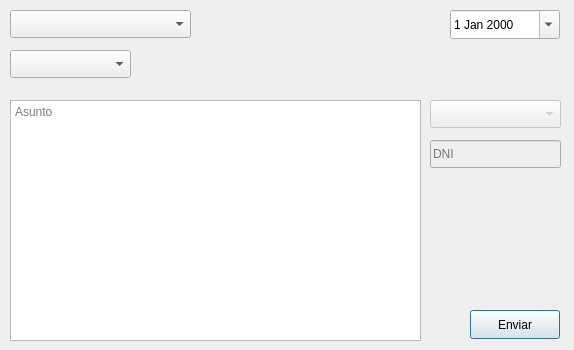
<?xml version="1.0" encoding="UTF-8"?>
<ui version="4.0">
 <class>Dialog</class>
 <widget class="QDialog" name="Dialog">
  <property name="geometry">
   <rect>
    <x>0</x>
    <y>0</y>
    <width>574</width>
    <height>350</height>
   </rect>
  </property>
  <property name="windowTitle">
   <string>Dialog</string>
  </property>
  <widget class="QComboBox" name="cbMateria">
   <property name="geometry">
    <rect>
     <x>10</x>
     <y>10</y>
     <width>181</width>
     <height>28</height>
    </rect>
   </property>
   <property name="placeholderText">
    <string>Materia</string>
   </property>
  </widget>
  <widget class="QDateEdit" name="deFecha">
   <property name="geometry">
    <rect>
     <x>450</x>
     <y>10</y>
     <width>110</width>
     <height>29</height>
    </rect>
   </property>
   <property name="dateTime">
    <datetime>
     <hour>3</hour>
     <minute>0</minute>
     <second>0</second>
     <year>2000</year>
     <month>1</month>
     <day>1</day>
    </datetime>
   </property>
   <property name="maximumDateTime">
    <datetime>
     <hour>3</hour>
     <minute>0</minute>
     <second>0</second>
     <year>2026</year>
     <month>12</month>
     <day>31</day>
    </datetime>
   </property>
   <property name="minimumDateTime">
    <datetime>
     <hour>3</hour>
     <minute>0</minute>
     <second>0</second>
     <year>2000</year>
     <month>1</month>
     <day>1</day>
    </datetime>
   </property>
   <property name="calendarPopup">
    <bool>true</bool>
   </property>
  </widget>
  <widget class="QComboBox" name="cbMotivo">
   <property name="geometry">
    <rect>
     <x>10</x>
     <y>50</y>
     <width>121</width>
     <height>28</height>
    </rect>
   </property>
   <property name="placeholderText">
    <string>Motivo</string>
   </property>
  </widget>
  <widget class="QPlainTextEdit" name="cuadroTexto">
   <property name="geometry">
    <rect>
     <x>10</x>
     <y>100</y>
     <width>411</width>
     <height>241</height>
    </rect>
   </property>
   <property name="placeholderText">
    <string>Asunto</string>
   </property>
  </widget>
  <widget class="QPushButton" name="btnEnviar">
   <property name="geometry">
    <rect>
     <x>470</x>
     <y>310</y>
     <width>90</width>
     <height>29</height>
    </rect>
   </property>
   <property name="text">
    <string>Enviar</string>
   </property>
  </widget>
  <widget class="QComboBox" name="cbPersona">
   <property name="enabled">
    <bool>false</bool>
   </property>
   <property name="geometry">
    <rect>
     <x>430</x>
     <y>100</y>
     <width>131</width>
     <height>28</height>
    </rect>
   </property>
   <property name="placeholderText">
    <string>Persona</string>
   </property>
  </widget>
  <widget class="QLineEdit" name="liedDNI">
   <property name="enabled">
    <bool>false</bool>
   </property>
   <property name="geometry">
    <rect>
     <x>430</x>
     <y>140</y>
     <width>131</width>
     <height>28</height>
    </rect>
   </property>
   <property name="placeholderText">
    <string>DNI</string>
   </property>
  </widget>
 </widget>
 <resources/>
 <connections/>
</ui>
